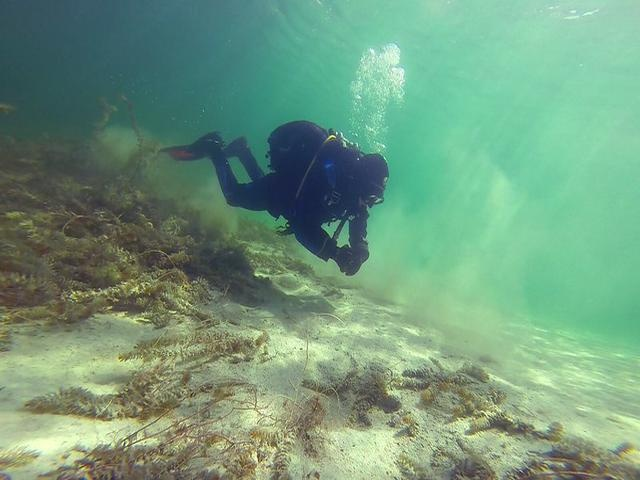
#> input picture data/TEST/images/d_r_58_.jpg, 640 x 480 px, found by its file name; its folder holds only this picture in this run
$ python main.py
#> lines starting #> are read from the running program, lines starting #| are printed output that depends on the picture
### preprocessed_data/RGHS/Code/global_stretching_RGB.py
import numpy as np


def stretching(img):
    height = len(img)
    width = len(img[0])
    for k in range(0, 3):
        Max_channel  = np.max(img[:,:,k])
        Min_channel  = np.min(img[:,:,k])
        for i in range(height):
            for j in range(width):
                img[i,j,k] = (img[i,j,k] - Min_channel) * (255 - 0) / (Max_channel - Min_channel)+ 0
    return img

### preprocessed_data/RGHS/Code/LabStretching.py
import cv2
from skimage.color import rgb2hsv,hsv2rgb
import numpy as np
from skimage.color import rgb2lab, lab2rgb

from global_StretchingL import global_stretching
from global_stretching_ab import global_Stretching_ab


def  LABStretching(sceneRadiance):


    sceneRadiance = np.clip(sceneRadiance, 0, 255)
    sceneRadiance = np.uint8(sceneRadiance)
    height = len(sceneRadiance)
    width = len(sceneRadiance[0])
    img_lab = rgb2lab(sceneRadiance)
    L, a, b = cv2.split(img_lab)

    img_L_stretching = global_stretching(L, height, width)
    img_a_stretching = global_Stretching_ab(a, height, width)
    img_b_stretching = global_Stretching_ab(b, height, width)

    labArray = np.zeros((height, width, 3), 'float64')
    labArray[:, :, 0] = img_L_stretching
    labArray[:, :, 1] = img_a_stretching
    labArray[:, :, 2] = img_b_stretching
    img_rgb = lab2rgb(labArray) * 255


    return img_rgb


    sceneRadiance = np.clip(sceneRadiance, 0, 255)
    sceneRadiance = np.uint8(sceneRadiance)
    height = len(sceneRadiance)
    width = len(sceneRadiance[0])
    img_hsv = rgb2hsv(sceneRadiance)
    img_hsv[:, :, 1] = global_stretching(img_hsv[:, :, 1], height, width)
    img_hsv[:, :, 2] = global_stretching(img_hsv[:, :, 2], height, width)
    img_rgb = hsv2rgb(img_hsv) * 255

    return img_rgb

### preprocessed_data/RGHS/Code/global_StretchingL.py
import numpy as np

def global_stretching(img_L,height, width):
    length = height * width
    R_rray = (np.copy(img_L)).flatten()
    R_rray.sort()
    # print('R_rray',R_rray)
    I_min = int(R_rray[int(length / 100)])
    I_max = int(R_rray[-int(length / 100)])
    # print('I_min',I_min)
    # print('I_max',I_max)
    array_Global_histogram_stretching_L = np.zeros((height, width))
    for i in range(0, height):
        for j in range(0, width):
            if img_L[i][j] < I_min:
                p_out = img_L[i][j]
                array_Global_histogram_stretching_L[i][j] = 0
            elif (img_L[i][j] > I_max):
                p_out = img_L[i][j]
                array_Global_histogram_stretching_L[i][j] = 100
            else:
                p_out = int((img_L[i][j] - I_min) * ((100) / (I_max - I_min)))
                array_Global_histogram_stretching_L[i][j] = p_out
    return (array_Global_histogram_stretching_L)

### preprocessed_data/RGHS/Code/global_stretching_ab.py
import numpy as np
import math
e = math.e

def global_Stretching_ab(a,height, width):
    array_Global_histogram_stretching_L = np.zeros((height, width), 'float64')
    for i in range(0, height):
        for j in range(0, width):
                p_out = a[i][j] * (1.3 ** (1 - math.fabs(a[i][j] / 128)))
                array_Global_histogram_stretching_L[i][j] = p_out
    return (array_Global_histogram_stretching_L)

### preprocessed_data/RGHS/Code/main.py

# encoding=utf-8
import os
import numpy as np
import cv2
import natsort

from LabStretching import LABStretching
from color_equalisation import RGB_equalisation
from global_stretching_RGB import stretching
from relativeglobalhistogramstretching import RelativeGHstretching

np.seterr(over='ignore')
if __name__ == '__main__':
    pass

folder = "../.."

path = folder + "/data/TEST/images"
files = os.listdir(path)
files =  natsort.natsorted(files)

for i in range(len(files)):
    file = files[i]
    filepath = path + "/" + file
    prefix = file.split('.')[0]
    if os.path.isfile(filepath):
        img = cv2.imread(folder +'/data/TEST/images/' + file)
#> img is the input picture: shape (480, 640, 3); mean B, G, R 125.6, 153.3, 113.4
        height = len(img)
#> height = 480
        width = len(img[0])
#> width = 640

        sceneRadiance = img

        sceneRadiance = stretching(sceneRadiance)
#> in stretching, `height = len(img)`: height = 480
#> in stretching, `width = len(img[0])`: width = 640
#> the loop in stretching, `for k in range(0, 3):` made 3 passes
#> Min_channel on passes 1 to 3: 0, 28, 0
#> after the loop in stretching, `for k in range(0, 3):`:
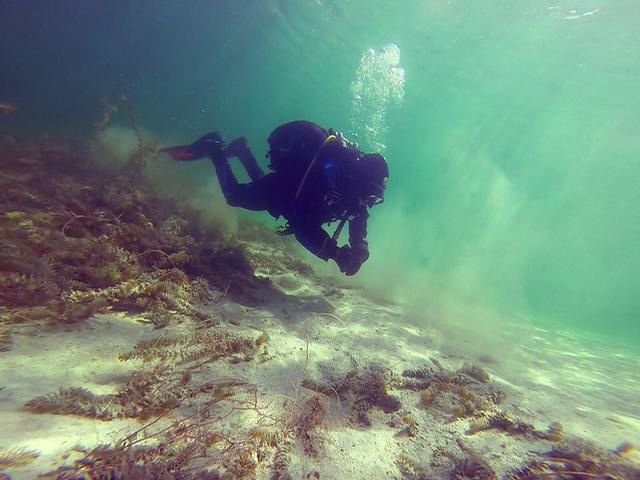
#> img: shape (480, 640, 3); mean B, G, R 125.6, 140.3, 113.4

        sceneRadiance = LABStretching(sceneRadiance)
#> in LABStretching, `height = len(sceneRadiance)`: height = 480
#> in LABStretching, `width = len(sceneRadiance[0])`: width = 640
#> in LABStretching, `img_lab = rgb2lab(sceneRadiance)`: img_lab: shape (480, 640, 3) float64; mean of channels 0, 1, 2 56.1, -8.7, 12.3
#> in LABStretching, `L, a, b = cv2.split(img_lab)`:
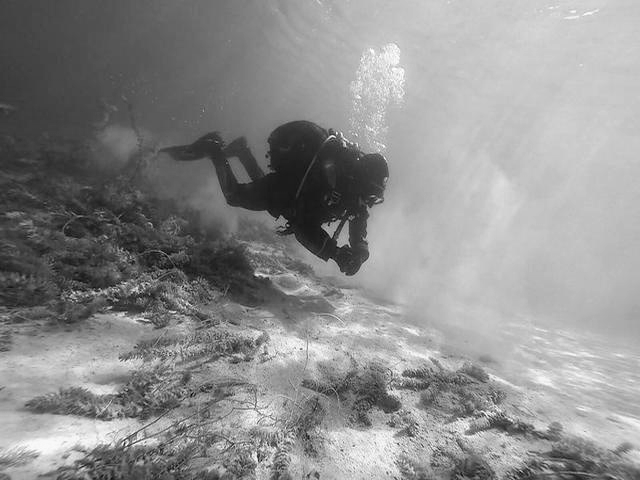
#> L: shape (480, 640) float64; min 2.13, max 98.94, mean 56.1; drawn with min black and max white
#> in LABStretching, `L, a, b = cv2.split(img_lab)`:
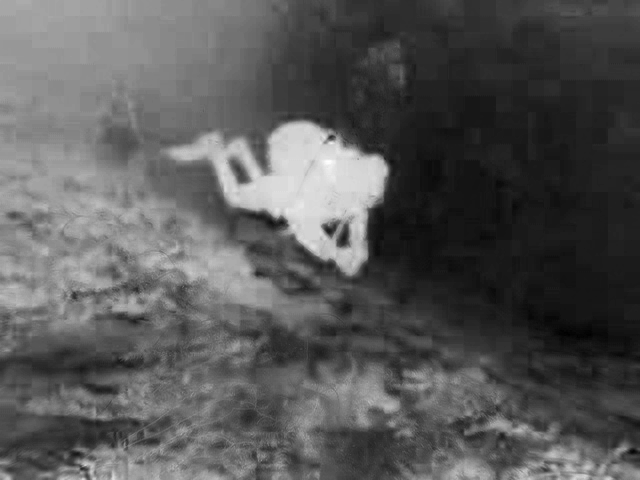
#> a: shape (480, 640) float64; min -33.91, max 39.09, mean -8.7; drawn with min black and max white
#> in LABStretching, `L, a, b = cv2.split(img_lab)`:
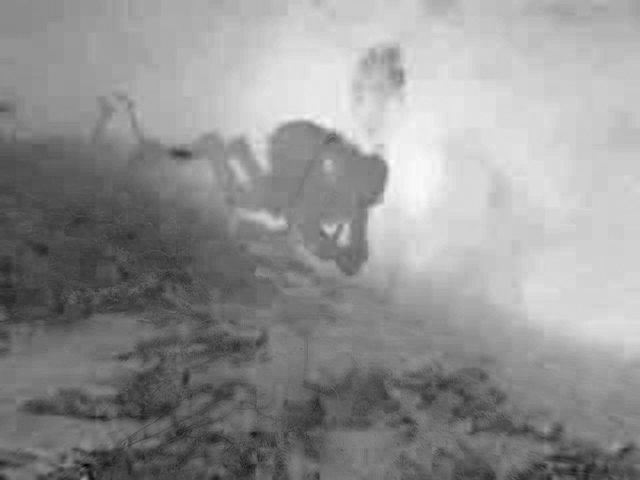
#> b: shape (480, 640) float64; min -38.3, max 49.6, mean 12.3; drawn with min black and max white
#> in global_stretching, `length = height * width`: length = 307200
#> in global_stretching, `I_min = int(R_rray[int(length / 100)])`: I_min = 14
#> in global_stretching, `I_max = int(R_rray[-int(length / 100)])`: I_max = 90
#> after the loop in global_stretching, `for i in range(0, height):`:
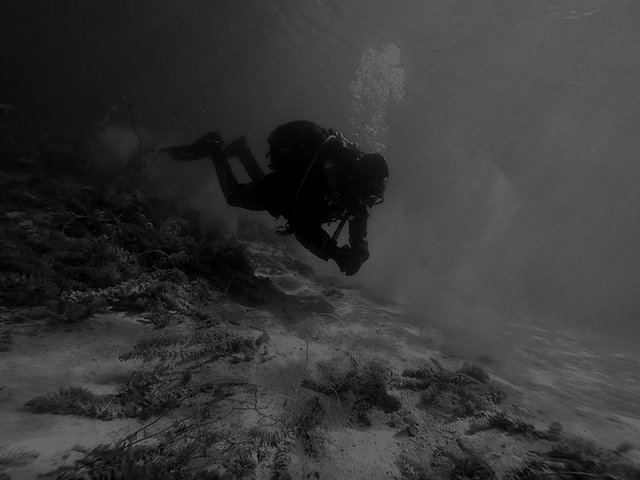
#> array_Global_histogram_stretching_L: shape (480, 640) float64; min 0, max 100, mean 54.9
#> in LABStretching, `labArray[:, :, 0] = img_L_stretching`: labArray: shape (480, 640, 3) float64; mean of channels 0, 1, 2 54.9, 0, 0
#> in LABStretching, `labArray[:, :, 1] = img_a_stretching`: labArray: shape (480, 640, 3) float64; mean of channels 0, 1, 2 54.9, -10.8, 0
#> in LABStretching, `labArray[:, :, 2] = img_b_stretching`: labArray: shape (480, 640, 3) float64; mean of channels 0, 1, 2 54.9, -10.8, 14.9
#> in LABStretching, `img_rgb = lab2rgb(labArray) * 255`:
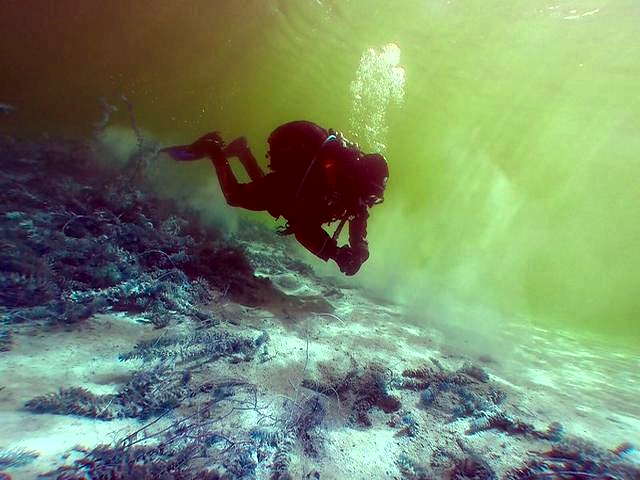
#> img_rgb: shape (480, 640, 3) float64; mean R, G, B 119.6, 139.7, 106.2

        cv2.imwrite('../TEST/images/' + prefix + '_RGHS.jpg', sceneRadiance)

path = folder + "/data/train_val/images"
files = os.listdir(path)
files =  natsort.natsorted(files)

for i in range(len(files)):
    file = files[i]
    filepath = path + "/" + file
    prefix = file.split('.')[0]
    if os.path.isfile(filepath):
        img = cv2.imread(folder +'/data/train_val/images/' + file)
        height = len(img)
        width = len(img[0])

        sceneRadiance = img

        sceneRadiance = stretching(sceneRadiance)
#> the loop in stretching (call 2), `for k in range(0, 3):` made 3 passes

        sceneRadiance = LABStretching(sceneRadiance)

        cv2.imwrite('../train_val/images/' + prefix + '_RGHS.jpg', sceneRadiance)

$ run again, on data/TEST/images/f_r_13_.jpg
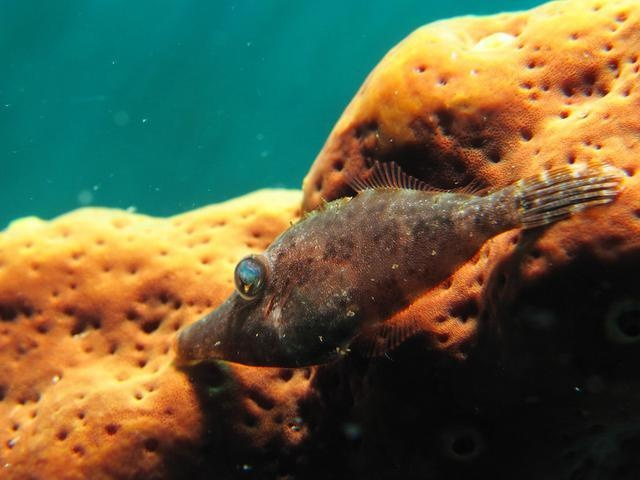
#> input picture data/TEST/images/f_r_13_.jpg, 640 x 480 px, found by its file name
#> img is the input picture: shape (480, 640, 3); mean B, G, R 65.5, 95.8, 94.8
#> `height = len(img)`: height = 480
#> `width = len(img[0])`: width = 640
#> in stretching, `height = len(img)`: height = 480
#> in stretching, `width = len(img[0])`: width = 640
#> the loop in stretching, `for k in range(0, 3):` made 3 passes
#> Max_channel on passes 1 to 3: 251, 255, 255
#> in LABStretching, `height = len(sceneRadiance)`: height = 480
#> in LABStretching, `width = len(sceneRadiance[0])`: width = 640
#> img_lab: shape (480, 640, 3) float64; mean of channels 0, 1, 2 38.3, -2.8, -4.5
#> in LABStretching, `L, a, b = cv2.split(img_lab)`:
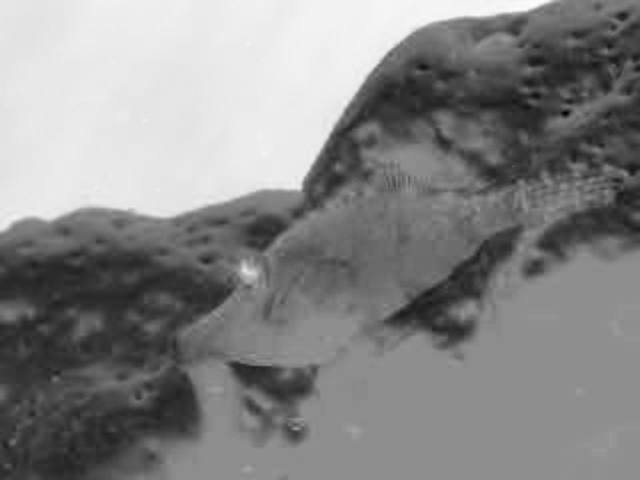
#> b: shape (480, 640) float64; min -84.08, max 66.34, mean -4.5; drawn with min black and max white
#> length = 307200
#> I_min = 2
#> I_max = 92
#> `cv2.imwrite('../TEST/images/' + prefix + '_RGHS.jpg', sceneRadiance)`:
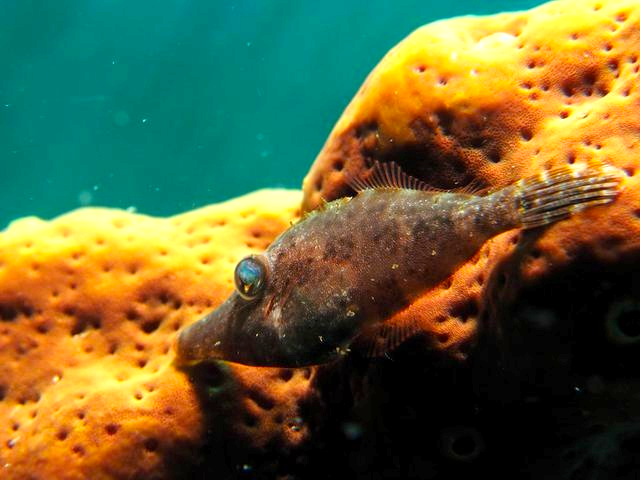
#> saved as f_r_13__RGHS.jpg: shape (480, 640, 3); mean B, G, R 56, 99.8, 98.5
#> the loop in stretching (call 2), `for k in range(0, 3):` made 3 passes

$ run again, on data/TEST/images/f_r_214_.jpg
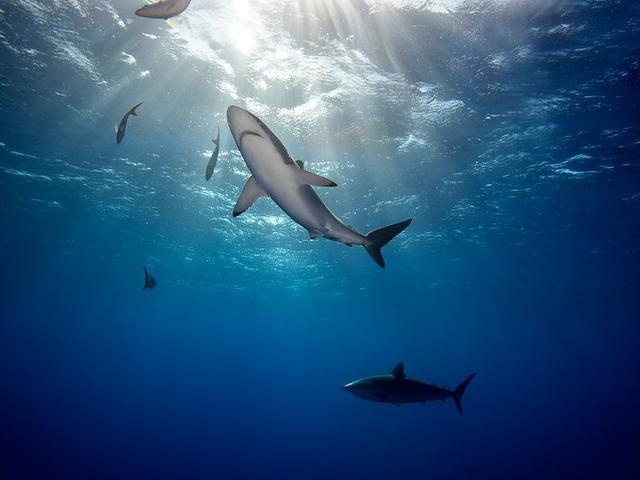
#> input picture data/TEST/images/f_r_214_.jpg, 640 x 480 px, found by its file name
#> img is the input picture: shape (480, 640, 3); mean B, G, R 123.9, 85.6, 43.6
#> `height = len(img)`: height = 480
#> `width = len(img[0])`: width = 640
#> in stretching, `height = len(img)`: height = 480
#> in stretching, `width = len(img[0])`: width = 640
#> the loop in stretching, `for k in range(0, 3):` made 3 passes
#> Min_channel on passes 1 to 3: 20, 0, 0
#> in LABStretching, `height = len(sceneRadiance)`: height = 480
#> in LABStretching, `width = len(sceneRadiance[0])`: width = 640
#> img_lab: shape (480, 640, 3) float64; mean of channels 0, 1, 2 37.8, 7.8, 27
#> in LABStretching, `L, a, b = cv2.split(img_lab)`:
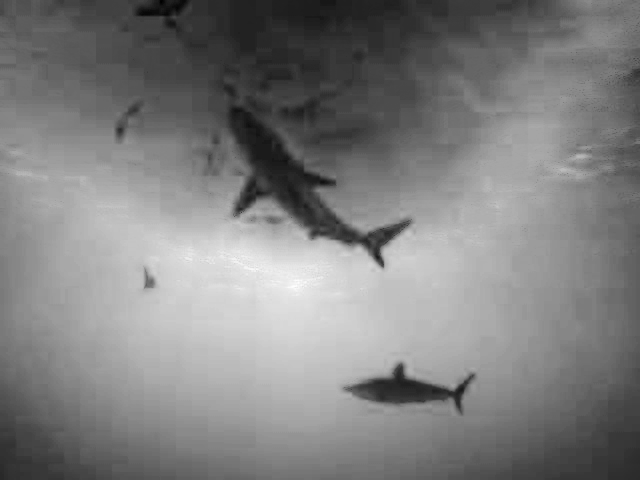
#> b: shape (480, 640) float64; min -9.97, max 63.93, mean 27; drawn with min black and max white
#> length = 307200
#> I_min = 3
#> I_max = 96
#> in LABStretching, `img_rgb = lab2rgb(labArray) * 255`:
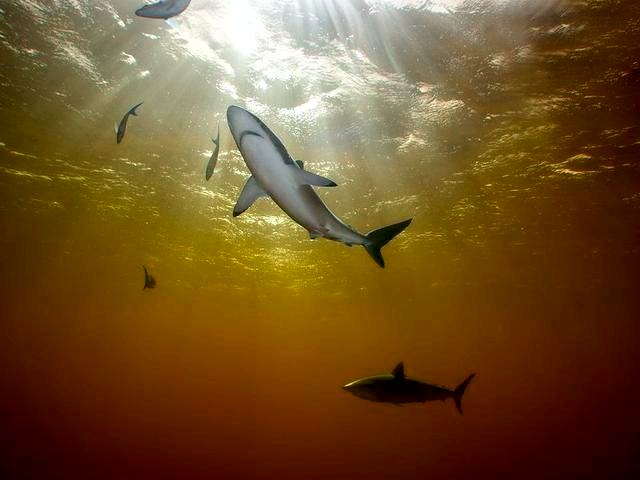
#> img_rgb: shape (480, 640, 3) float64; mean R, G, B 113.6, 81.9, 39.6
#> the loop in stretching (call 2), `for k in range(0, 3):` made 3 passes

$ run again, on data/TEST/images/f_r_54_.jpg
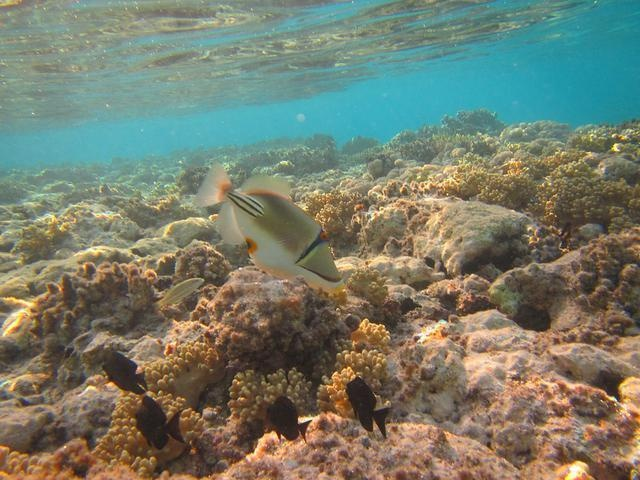
#> input picture data/TEST/images/f_r_54_.jpg, 640 x 480 px, found by its file name
#> img is the input picture: shape (480, 640, 3); mean B, G, R 107.3, 124.3, 118.3
#> `height = len(img)`: height = 480
#> `width = len(img[0])`: width = 640
#> in stretching, `height = len(img)`: height = 480
#> in stretching, `width = len(img[0])`: width = 640
#> the loop in stretching, `for k in range(0, 3):` made 3 passes
#> (Max_channel, Min_channel) on passes 1 to 3: (252, 0), (255, 15), (255, 15)
#> in LABStretching, `height = len(sceneRadiance)`: height = 480
#> in LABStretching, `width = len(sceneRadiance[0])`: width = 640
#> img_lab: shape (480, 640, 3) float64; mean of channels 0, 1, 2 47.7, -1.4, 1.6
#> in LABStretching, `L, a, b = cv2.split(img_lab)`:
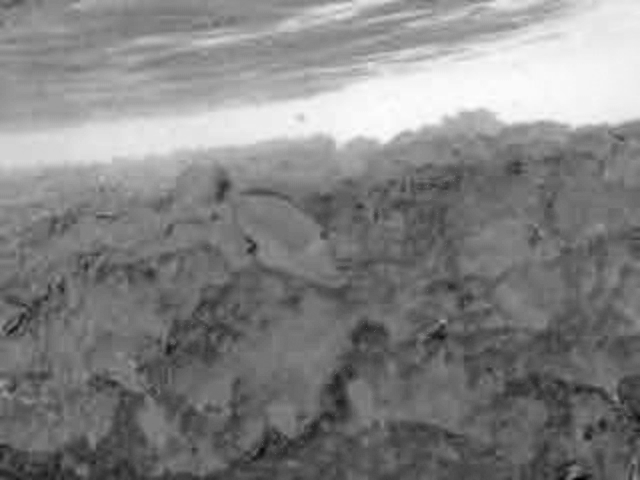
#> b: shape (480, 640) float64; min -66.02, max 65.64, mean 1.6; drawn with min black and max white
#> length = 307200
#> I_min = 8
#> I_max = 79
#> `cv2.imwrite('../TEST/images/' + prefix + '_RGHS.jpg', sceneRadiance)`:
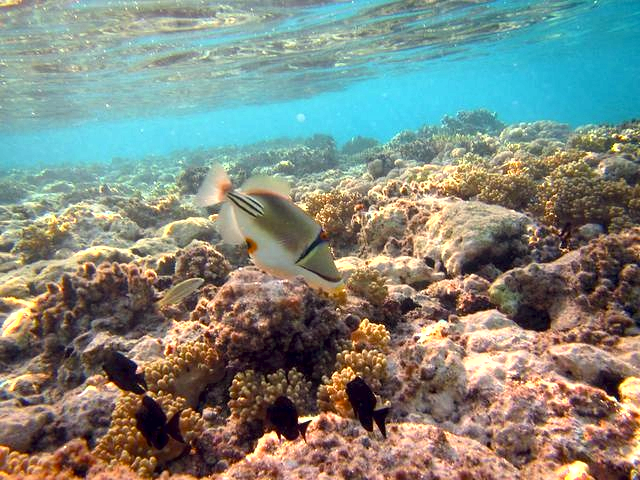
#> saved as f_r_54__RGHS.jpg: shape (480, 640, 3); mean B, G, R 125.7, 136.5, 128.1
#> the loop in stretching (call 2), `for k in range(0, 3):` made 3 passes
